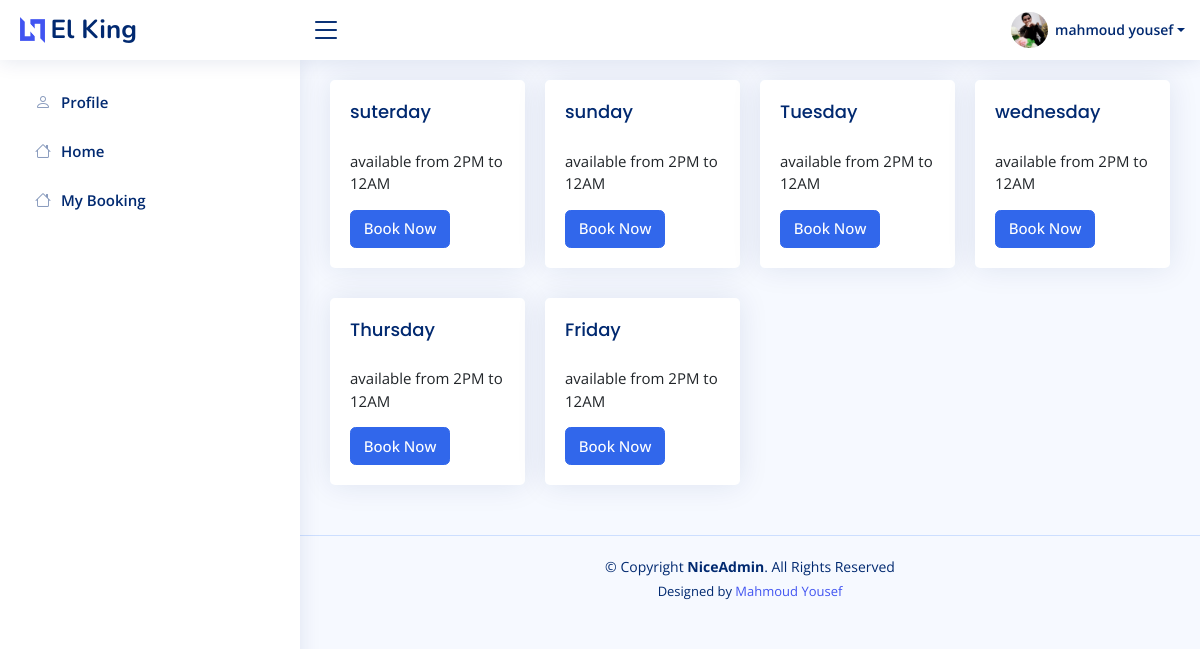
Page / (signed in) on the committed database.
### accounts/models.py (models this page shows, shortened)
class Profile(models.Model):
    user = models.OneToOneField(Account,on_delete=models.CASCADE)
    phone_number = models.CharField(max_length=20)
    address = models.CharField(max_length=50)
    image = models.ImageField(upload_to='users/')
    about = models.TextField(max_length=4000 , blank=True , null=True)
    country = models.CharField(max_length=50 ,blank=True, null=True)
    company = models.CharField(max_length=100 ,blank=True, null=True)
    address_line_1 = models.CharField( max_length=50 , blank=True)
    address_line_2 = models.CharField( max_length=50 , blank=True)
    fb_link = models.URLField( max_length=200 , blank=True , null=True)
    twitter_link = models.URLField( max_length=200, blank=True , null=True)
    instagram_link = models.URLField( max_length=200, blank=True , null=True)
    linked_in_link = models.URLField( max_length=200, blank=True , null=True)
    headline = models.CharField(max_length=50 , blank=True, null=True)
    city = models.CharField(max_length=50 ,blank=True, null=True)
    def full_name(self):
        return f'{self.user.first_name} {self.user.last_name}'

class Account(AbstractBaseUser):
    first_name      = models.CharField(max_length=50)
    last_name       = models.CharField(max_length=50)
    username        = models.CharField(max_length=50, unique=True)
    email           = models.EmailField(max_length=100, unique=True)
    phone_number    = models.CharField(max_length=50)
    date_joined     = models.DateTimeField(auto_now_add=True)
    last_login      = models.DateTimeField(auto_now_add=True)
    is_admin        = models.BooleanField(default=False)
    is_staff        = models.BooleanField(default=False)
    is_active        = models.BooleanField(default=False)
    is_superadmin        = models.BooleanField(default=False)
    USERNAME_FIELD = 'email'
    REQUIRED_FIELDS = ['username', 'first_name', 'last_name']
    objects = MyAccountManager()

class Day(models.Model):
    name = models.CharField(max_length=50)
    caption = models.CharField( max_length=5000)
    slug = models.SlugField(null=True,blank=True)
    def get_absolute_url(self):
        return reverse("day_detail", kwargs={"slug": self.slug})
    def __str__(self):
        return self.name

### project/views.py (the view)
# urls.py: 2. Add a URL to urlpatterns:  path('', views.home, name='home')
def home(request):
    days = Day.objects.all()
    context = {
        'days':days
    }
    return render(request, 'home.html' , context)

### accounts/profile.py (called while the page is built)
def myprofile(request):
    current_user = request.user
    profile = None
    if  current_user.is_authenticated:
        profile = Profile.objects.get(user=current_user)
    return dict(profile=profile)

### templates/home.html (shortened to what this page needs)
{% extends 'base.html' %}
{% load static %}
{% block body %}
<main id="main" class="main">
    <section class="section">
        <div class="row">
            {% for day in days %}
            <div class="col-sm-3">
                <div class="card">
                    <div class="card-body">
                        <h5 class="card-title">{{day}}</h5>
                        <p class="card-text">{{day.caption}}</p>
                        <a href="{{day.get_absolute_url}}"  class="btn btn-primary text-center">Book Now</a>
                    </div>
                </div>
            </div>
            {% endfor %}
        </div>
    </section>
</main>
{% endblock body%}

### templates/base.html (shortened to what this page needs)
{% load static %}
<!DOCTYPE HTML>
<html lang="en">
<head>
	<link href="{% static 'vendor/bootstrap/css/bootstrap.min.css'%}" rel="stylesheet">
	<link href="{% static 'vendor/bootstrap-icons/bootstrap-icons.css'%}" rel="stylesheet">
	<link href="{% static 'vendor/boxicons/css/boxicons.min.css'%}" rel="stylesheet">
	<link href="{% static 'vendor/quill/quill.snow.css'%}" rel="stylesheet">
	<link href="{% static 'vendor/quill/quill.bubble.css'%}" rel="stylesheet">
	<link href="{% static 'vendor/remixicon/remixicon.css'%}" rel="stylesheet">
	<link href="{% static 'vendor/simple-datatables/style.css'%}" rel="stylesheet">
	<link href="{% static 'style2/css/bootstrap.css'%}" rel="stylesheet" type="text/css" />
	<link href="{% static 'style2/fonts/fontawesome/css/all.min.css'%}" type="text/css" rel="stylesheet">
	<link href="{% static 'style2/css/ui.css'%}" rel="stylesheet" type="text/css" />
	<link href="{% static 'style2/css/responsive.css'%}" rel="stylesheet" media="only screen and (max-width: 1200px)" />
	<link href="{% static 'style2/css/custum.css'%}" rel="stylesheet" type="text/css" />
	<link rel="stylesheet" href="https://cdnjs.cloudflare.com/ajax/libs/font-awesome/4.7.0/css/font-awesome.min.css">
	<link href="{% static 'css/style.css'%}" rel="stylesheet">
</head>
<body>
	<header id="header" class="header fixed-top d-flex align-items-center">
		<div class="d-flex align-items-center justify-content-between">
			<a href="/" class="logo d-flex align-items-center">
				<img src="{% static 'assets/img/logo.png'%}" alt="">
				<span class="d-none d-lg-block">El King</span>
			</a>
			<i class="bi bi-list toggle-sidebar-btn"></i>
		</div>
		<nav class="header-nav ms-auto">
			<ul class="d-flex align-items-center">
				{% if user.id is None %}
				<li class="nav-item dropdown pe-3">
					<a class="nav-link nav-profile d-flex align-items-center pe-0" href="#" data-bs-toggle="dropdown">
						<i class="bi bi-person"></i>
					</a>
					<ul class="dropdown-menu dropdown-menu-end dropdown-menu-arrow profile">
						<li>
							<a class="dropdown-item d-flex align-items-center" href="{% url 'login' %}">
								<i class="bi bi-person"></i>
								<span>Login</span>
							</a>
						</li>
						<li>
							<hr class="dropdown-divider">
						</li>
						<li>
							<a class="dropdown-item d-flex align-items-center" href="{% url 'register' %}">
								<i class="bi bi-person"></i>
								<span>Register</span>
							</a>
						</li>
					</ul>
				</li>
				{% else %}
				<li class="nav-item dropdown pe-3">
					<a class="nav-link nav-profile d-flex align-items-center pe-0" href="#" data-bs-toggle="dropdown">
						{% if profile.image%}
						<img src="{{profile.image.url}}" alt="Profile" class="rounded-circle">
						{% else %}
						<img src="https://bootdey.com/img/Content/avatar/avatar7.png" alt="Admin" class="rounded-circle"
							width="150">
						{% endif %}
						<span class="d-none d-md-block dropdown-toggle ps-2"> {{profile.full_name}}</span>
					</a>
				</li>
				{% endif %}
			</ul>
		</nav>
	</header>
	<aside id="sidebar" class="sidebar">
		<ul class="sidebar-nav" id="sidebar-nav">
			<li class="nav-item">
				<a class="nav-link collapsed" href="{% url 'profile'%}">
					<i class="bi bi-person"></i>
					<span>Profile</span>
				</a>
			</li>
			<li class="nav-item">
				<a class="nav-link collapsed" href="/">
					<i class="bi bi-house"></i>
					<span>Home</span>
				</a>
			</li>
			<li class="nav-item">
				<a class="nav-link collapsed" href="{% url 'my_booking'%}">
					<i class="bi bi-house"></i>
					<span>My Booking</span>
				</a>
			</li>
		</ul>
	</aside>
	{% block body %}
	{% endblock body %}
	<footer id="footer" class="footer">
		<div class="copyright">
			&copy; Copyright <strong><span>NiceAdmin</span></strong>. All Rights Reserved
		</div>
		<div class="credits">
			Designed by <a href="https://mmyousef.pythonanywhere.com/">Mahmoud Yousef</a>
		</div>
	</footer>
</body>
</html>

### static/style2/css/ui.css (style rules this page uses)
html { font-family: "Inter", sans-serif; font-size: 15px; }

### static/css/style.css (style rules this page uses)
:root { scroll-behavior: smooth; }
body { font-family: "Open Sans", sans-serif; background: #f6f9ff; color: #444444; }
a { color: #4154f1; text-decoration: none; }
h1, h2, h3, h4, h5, h6 { font-family: "Nunito", sans-serif; }
#main { margin-top: 60px; padding: 20px 30px; transition: all 0.3s; }
.card { margin-bottom: 30px; border: none; border-radius: 5px; box-shadow: 0px 0 30px rgba(1, 41, 112, 0.1); }
.card-title { padding: 20px 0 15px 0; font-size: 18px; font-weight: 500; color: #012970; font-family: "Poppins", sans-serif; }
.card-body { padding: 0 20px 20px 20px; }
.logo { line-height: 1; }
@media (min-width: 1200px) { .logo { width: 280px; } }
.logo img { max-height: 26px; margin-right: 6px; }
.logo span { font-size: 26px; font-weight: 700; color: #012970; font-family: "Nunito", sans-serif; }
.header { transition: all 0.5s; z-index: 997; height: 60px; box-shadow: 0px 2px 20px rgba(1, 41, 112, 0.1); background-color: #fff; padding-left: 20px; }
.header .toggle-sidebar-btn { font-size: 32px; padding-left: 10px; cursor: pointer; color: #012970; }
.header-nav ul { list-style: none; }
.header-nav>ul { margin: 0; padding: 0; }
.header-nav .nav-profile { color: #012970; }
.header-nav .nav-profile img { max-height: 36px; }
.header-nav .nav-profile span { font-size: 14px; font-weight: 600; }
.sidebar { position: fixed; top: 60px; left: 0; bottom: 0; width: 300px; z-index: 996; transition: all 0.3s; padding: 20px; overflow-y: auto; scrollbar-width: thin; scrollbar-color: #aab7cf transparent; box-shadow: 0px 0px 20px rgba(1, 41, 112, 0.1); background-color: #fff; }
@media (min-width: 1200px) { #main, #footer { margin-left: 300px; } }
.sidebar-nav { padding: 0; margin: 0; list-style: none; }
.sidebar-nav li { padding: 0; margin: 0; list-style: none; }
.sidebar-nav .nav-item { margin-bottom: 5px; }
.sidebar-nav .nav-link { display: flex; align-items: center; font-size: 15px; font-weight: 600; color: #4154f1; transition: 0.3; background: #f6f9ff; padding: 10px 15px; border-radius: 4px; }
.sidebar-nav .nav-link i { font-size: 16px; margin-right: 10px; color: #4154f1; }
.sidebar-nav .nav-link.collapsed { color: #012970; background: #fff; }
.sidebar-nav .nav-link.collapsed i { color: #899bbd; }
.footer { padding: 20px 0; font-size: 14px; transition: all 0.3s; border-top: 1px solid #cddfff; }
.footer .copyright { text-align: center; color: #012970; }
.footer .credits { padding-top: 5px; text-align: center; font-size: 13px; color: #012970; }

### rows in the picture
Profile: image (picture), full_name "mahmoud yousef"
Day: name "suterday", caption "available from 2PM to 12AM"
Day: name "sunday", caption "available from 2PM to 12AM"
Day: name "Tuesday", caption "available from 2PM to 12AM"
Day: name "wednesday", caption "available from 2PM to 12AM"
Day: name "Thursday", caption "available from 2PM to 12AM"
Day: name "Friday", caption "available from 2PM to 12AM"
